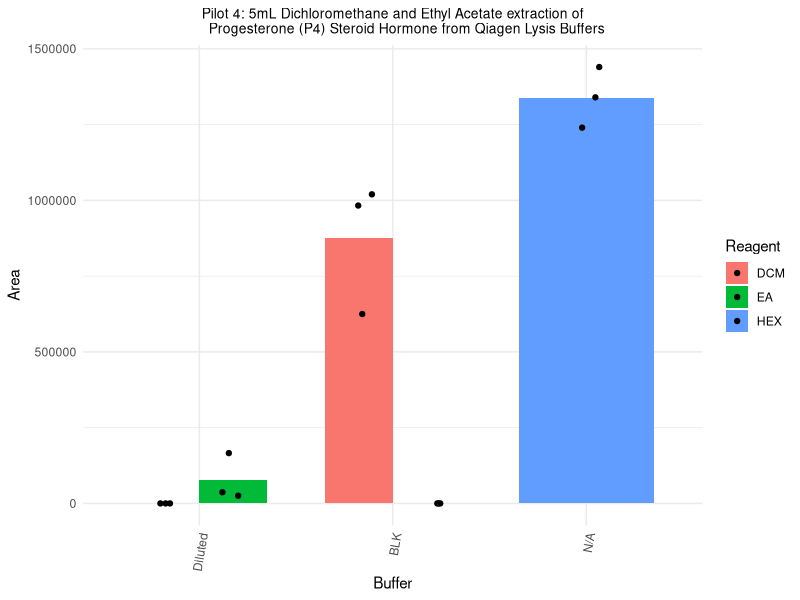

Generate this figure with R: (Note: this script raises an error after producing the figure.)
## February 4 2024 - Pilot 4
# Reagents: Ethyl Acetate (EA) and Dichloromethane (DCM) 5mL

# Load necessary libraries
library(tidyverse)
library(ggplot2)
library(cowplot)
library(forcats)
library(dplyr)
set.seed(1234)

# Initial read of data from MultiQuant
pilot4_indiv <- read.csv("data/feb4data_5mlDCMEA.csv")
pilot4_data <- read.csv("data/feb4data_5mlDCMEA_averaged.csv")

# Cleaning data types
pilot4_data_cleaned <- pilot4_data %>%
  mutate(avg_p4 = as.numeric(avg_p4)) %>% 
  mutate(avg_f = as.numeric(avg_f)) %>% 
  mutate(avg_b = as.numeric(avg_b)) %>% 
  mutate(reagent = as.factor(reagent)) %>%
  mutate(buffer = as.factor(buffer)) %>%
  mutate(avg_p4 = coalesce(avg_p4, 0)) %>%  # Removal of NA values - keep?
  mutate(avg_f = coalesce(avg_f, 0)) %>% 
  mutate(avg_b = coalesce(avg_b, 0)) %>% 
  as.data.frame()

pilot4_data_cleaned

pilot4indiv_cleaned <- pilot4_indiv %>%
  mutate(area_p4 = as.numeric(area_p4)) %>% 
  mutate(area_f = as.numeric(area_f)) %>% 
  mutate(area_b = as.numeric(area_b)) %>% 
  mutate(reagent = as.factor(reagent)) %>%
  mutate(buffer = as.factor(buffer)) %>%
  mutate(area_p4 = coalesce(area_p4, 0)) %>%  # Removal of NA values - keep?
  mutate(area_f = coalesce(area_f, 0)) %>% 
  mutate(area_b = coalesce(area_b, 0)) %>% 
  as.data.frame()

pilot4indiv_cleaned

# Plotting bar graph of pilot 4 area data per treatment
# P4 Progesterone graph
pilot4_bar_p4 <- 
  ggplot() +
  geom_bar(data = pilot4_data_cleaned,
           aes(x = fct_inorder(buffer),
               y = avg_p4,
               fill = reagent),
           stat = "identity",
           position = "dodge",
           width = 0.7,
           na.rm = TRUE,
  ) +
  geom_jitter(data = pilot4indiv_cleaned,
              aes(x = fct_inorder(buffer),
                  y = area_p4,
                  fill = reagent),
              stat = "identity",
              position = position_jitterdodge()) +
  
  labs(title = "Pilot 4: 5mL Dichloromethane and Ethyl Acetate extraction of
       Progesterone (P4) Steroid Hormone from Qiagen Lysis Buffers",
       x = "Buffer",
       y = "Area",
       fill = "Reagent"
  ) +
  
  theme_minimal() +
  theme(plot.title = element_text(hjust = 0.5, size = 10),
        axis.text.x = element_text(angle = 80, hjust = 1)
  )  

pilot4_bar_p4

# B Corticosterone graph
pilot2_bar_b <- 
  ggplot() +
  geom_bar(data = pilot2_data_cleaned,
           aes(x = fct_inorder(buffer),
               y = avg_b,
               fill = reagent),
           stat = "identity",
           position = "dodge",
           width = 0.7,
           na.rm = TRUE,
  ) +
  geom_jitter(data = pilot2indiv_cleaned,
              aes(x = buffer,
                  y = area_b,
                  fill = reagent),
              stat = "identity",
              position = position_jitterdodge()) +
  
  labs(title = "Pilot 4: 5mL Dichloromethane and Ethyl Acetate extraction of
       Corticosterone (B) Steroid Hormone from Qiagen Lysis Buffers",
       x = "Buffer Kit",
       y = "Area",
       fill = "Reagent"
  ) +
  
  theme_minimal() +
  theme(plot.title = element_text(hjust = 0.5, size = 10),
        axis.text.x = element_text(angle = 80, hjust = 1)
  )  

pilot2_bar_b

# F Cortisol graph
pilot2_bar_f <- 
  ggplot() +
  geom_bar(data = pilot2_data_cleaned,
           aes(x = fct_inorder(buffer),
               y = avg_f,
               fill = reagent),
           stat = "identity",
           position = "dodge",
           width = 0.7,
           na.rm = TRUE,
  ) +
  geom_jitter(data = pilot2indiv_cleaned,
              aes(x = buffer,
                  y = area_f,
                  fill = reagent),
              stat = "identity",
              position = position_jitterdodge()) +
  
  labs(title = "Pilot 4: 5mL Dichloromethane and Ethyl Acetate extraction of
       Cortisol (F) Steroid Hormone from Qiagen Lysis Buffers",
       x = "Buffer Kit",
       x = "Buffer Kit",
       y = "Area",
       fill = "Reagent"
  ) +
  
  theme_minimal() +
  theme(plot.title = element_text(hjust = 0.5, size = 10),
        axis.text.x = element_text(angle = 80, hjust = 1)
  )  

pilot2_bar_f

